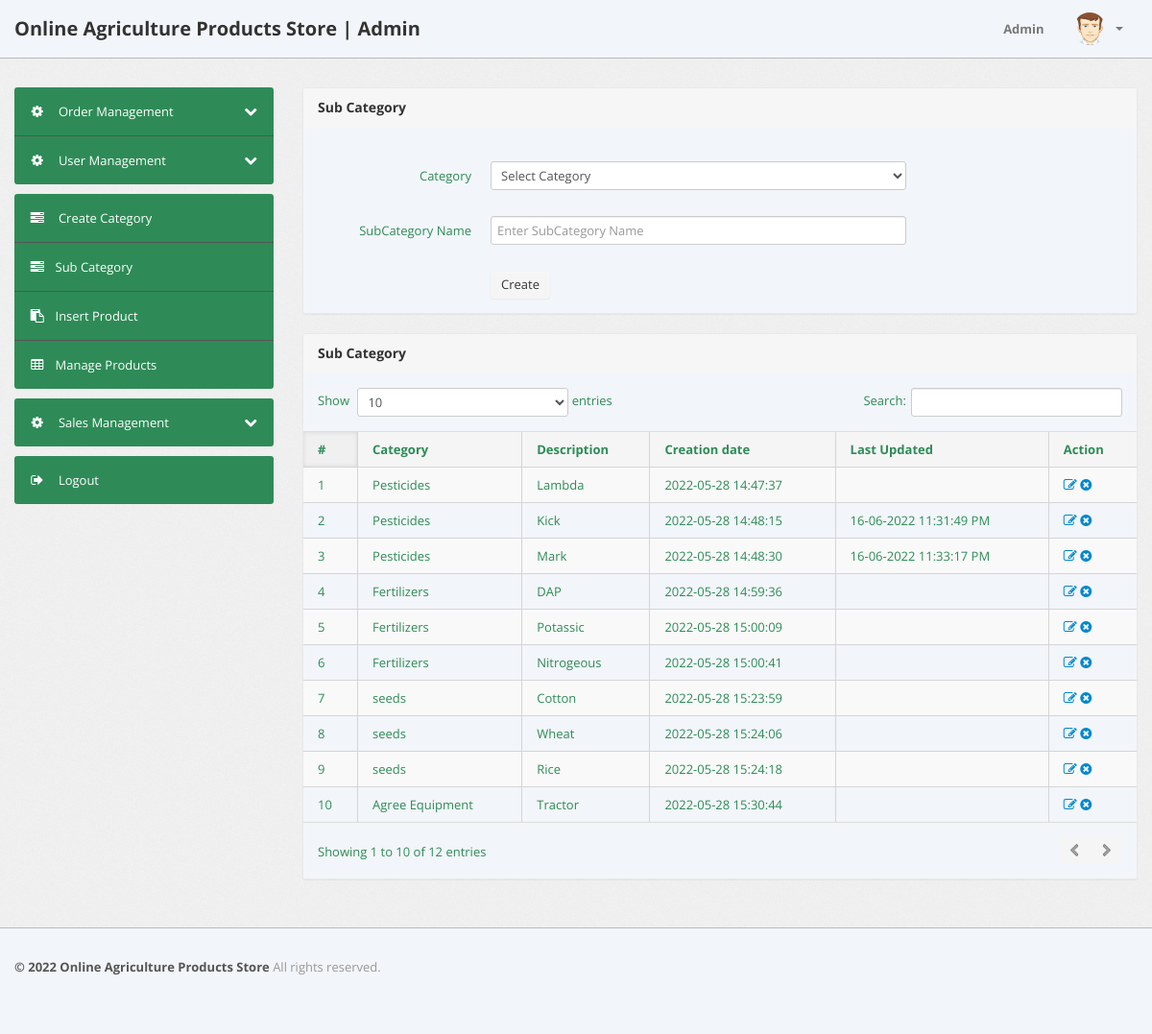
Page /admin/subcategory.php (signed in) on the committed database.
### tables this page shows
CREATE TABLE `subcategory` (
  `id` int(11) NOT NULL,
  `categoryid` int(11) DEFAULT NULL,
  `subcategory` varchar(255) DEFAULT NULL,
  `creationDate` timestamp NULL DEFAULT current_timestamp(),
  `updationDate` varchar(255) DEFAULT NULL
);

CREATE TABLE `category` (
  `id` int(11) NOT NULL,
  `categoryName` varchar(255) DEFAULT NULL,
  `categoryDescription` longtext DEFAULT NULL,
  `creationDate` timestamp NOT NULL DEFAULT current_timestamp(),
  `updationDate` varchar(255) DEFAULT NULL
);

### admin/subcategory.php (the view, shortened to what this page needs)
<?php
include('include/config.php');
if(strlen($_SESSION['alogin'])==0)
	{
header('location:index.php');
}
else{
?>
<!DOCTYPE html>
<html lang="en">
<head>
	<link type="text/css" href="bootstrap/css/bootstrap.min.css" rel="stylesheet">
	<link type="text/css" href="bootstrap/css/bootstrap-responsive.min.css" rel="stylesheet">
	<link type="text/css" href="css/theme.css" rel="stylesheet">
	<link type="text/css" href="images/icons/css/font-awesome.css" rel="stylesheet">
</head>
<body>
<?php include('include/header.php');?>
	<div class="wrapper">
		<div class="container">
			<div class="row">
<?php include('include/sidebar.php');?>
			<div class="span9">
					<div class="content">
						<div class="module">
							<div class="module-head">
								<h3>Sub Category</h3>
							</div>
							<div class="module-body">
									<br />
			<form class="form-horizontal row-fluid" name="subcategory" method="post" >
<div class="control-group">
<label class="control-label" for="basicinput">Category</label>
<div class="controls">
<select name="category" class="span8 tip" required>
<option value="">Select Category</option>
</select>
</div>
</div>
<div class="control-group">
<label class="control-label" for="basicinput">SubCategory Name</label>
<div class="controls">
<input type="text" placeholder="Enter SubCategory Name"  name="subcategory" class="span8 tip" required>
</div>
</div>
	<div class="control-group">
											<div class="controls">
												<button type="submit" name="submit" class="btn">Create</button>
											</div>
										</div>
									</form>
							</div>
						</div>
	<div class="module">
							<div class="module-head">
								<h3>Sub Category</h3>
							</div>
							<div class="module-body table">
								<table cellpadding="0" cellspacing="0" border="0" class="datatable-1 table table-bordered table-striped	 display" width="100%">
									<thead>
										<tr>
											<th>#</th>
											<th>Category</th>
											<th>Description</th>
											<th>Creation date</th>
											<th>Last Updated</th>
											<th>Action</th>
										</tr>
									</thead>
									<tbody>
<?php $query=mysqli_query($con,"select subcategory.id,category.categoryName,subcategory.subcategory,subcategory.creationDate,subcategory.updationDate from subcategory join category on category.id=subcategory.categoryid");
$cnt=1;
while($row=mysqli_fetch_array($query))
{
?>
										<tr>
											<td><?php echo htmlentities($cnt);?></td>
											<td><?php echo htmlentities($row['categoryName']);?></td>
											<td><?php echo htmlentities($row['subcategory']);?></td>
											<td> <?php echo htmlentities($row['creationDate']);?></td>
											<td><?php echo htmlentities($row['updationDate']);?></td>
											<td>
											<a href="edit-subcategory.php?id=<?php echo $row['id']?>" ><i class="icon-edit"></i></a>
											<a href="subcategory.php?id=<?php echo $row['id']?>&del=delete" onClick="return confirm('Are you sure you want to delete?')"><i class="icon-remove-sign"></i></a></td>
										</tr>
										<?php $cnt=$cnt+1; } ?>
								</table>
							</div>
						</div>
					</div>
				</div>
			</div>
		</div>
	</div>
<?php include('include/footer.php');?>
</body>
<?php } ?>

### rows in the picture
subcategory: categoryid.categoryName "Pesticides", subcategory "Lambda", creationDate "2022-05-28 14:47:37"
subcategory: categoryid.categoryName "Pesticides", subcategory "Kick", creationDate "2022-05-28 14:48:15", updationDate "16-06-2022 11:31:49 PM"
subcategory: categoryid.categoryName "Pesticides", subcategory "Mark", creationDate "2022-05-28 14:48:30", updationDate "16-06-2022 11:33:17 PM"
subcategory: categoryid.categoryName "Fertilizers", subcategory "DAP", creationDate "2022-05-28 14:59:36"
subcategory: categoryid.categoryName "Fertilizers", subcategory "Potassic", creationDate "2022-05-28 15:00:09"
subcategory: categoryid.categoryName "Fertilizers", subcategory "Nitrogeous", creationDate "2022-05-28 15:00:41"
subcategory: categoryid.categoryName "seeds", subcategory "Cotton", creationDate "2022-05-28 15:23:59"
subcategory: categoryid.categoryName "seeds", subcategory "Wheat", creationDate "2022-05-28 15:24:06"
subcategory: categoryid.categoryName "seeds", subcategory "Rice", creationDate "2022-05-28 15:24:18"
subcategory: categoryid.categoryName "Agree Equipment", subcategory "Tractor", creationDate "2022-05-28 15:30:44"
